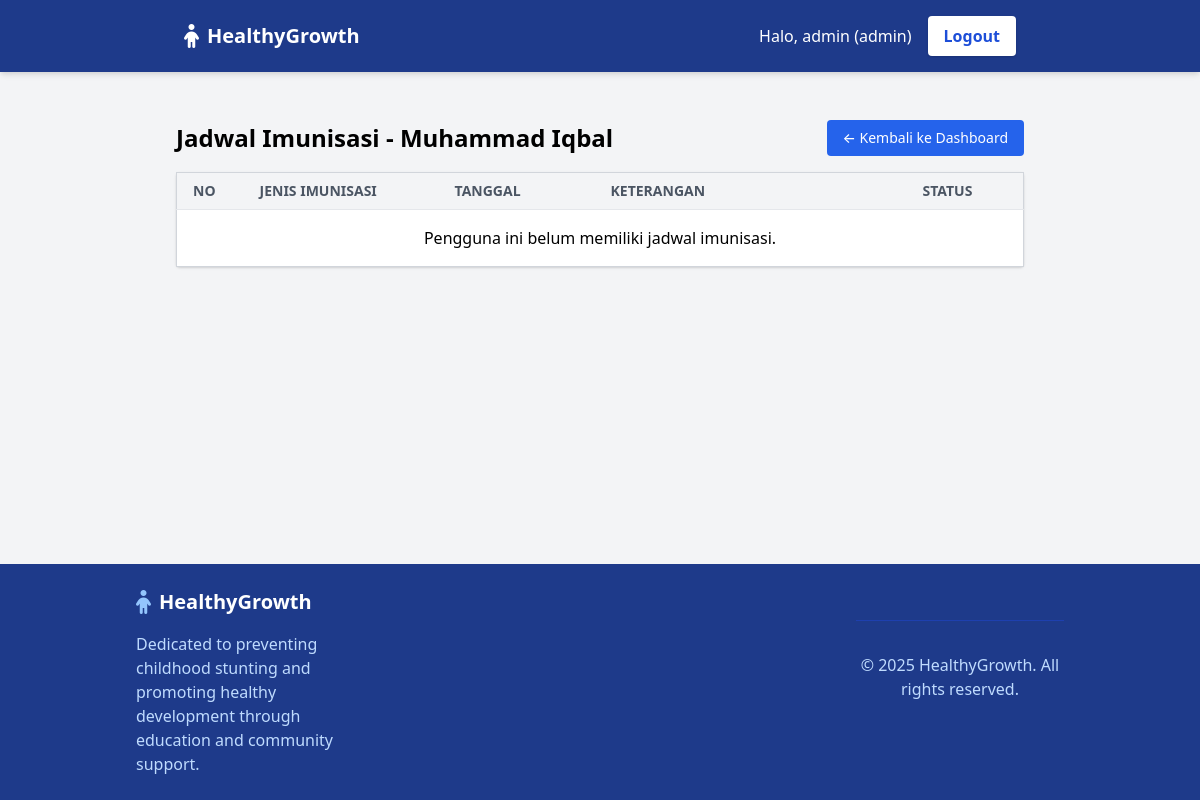
The app's page /dashboard/users/jadwal/9/ (signed in) with its own data.
### akun/models.py (models this page shows, shortened)
class User(AbstractBaseUser, PermissionsMixin):
    ROLE_CHOICES = [
        ('admin', 'Admin'),
        ('user', 'User'),
    ]
    username = models.CharField(max_length=150, unique=True)
    nama = models.CharField(max_length=255)
    role = models.CharField(max_length=10, choices=ROLE_CHOICES, default='user')
    is_active = models.BooleanField(default=True)
    is_staff = models.BooleanField(default=False)
    objects = CustomUserManager()
    USERNAME_FIELD = 'username'
    REQUIRED_FIELDS = ['nama']

### akun/views.py (the view)
# urls.py: path('dashboard/users/jadwal/<int:user_id>/', views.view_user_jadwal, name='view_user_jadwal'),
def view_user_jadwal(request, user_id):
    if request.user.role != 'admin':
        return HttpResponseForbidden("Hanya admin yang dapat melihat jadwal pengguna lain.")
    user = get_object_or_404(User, id=user_id)
    jadwal_list = JadwalImunisasi.objects.filter(user=user).order_by('-tanggal')
    context = {
        'target_user': user,
        'jadwal_list': jadwal_list,
    }
    return render(request, 'page/jadwal_user.html', context)

### akun/templates/page/jadwal_user.html (shortened to what this page needs)
<!DOCTYPE html>
<html lang="id">
<head>
    <link href="https://cdn.jsdelivr.net/npm/tailwindcss@2.2.19/dist/tailwind.min.css" rel="stylesheet">
    <link rel="stylesheet" href="https://cdnjs.cloudflare.com/ajax/libs/font-awesome/6.5.0/css/all.min.css" />
</head>
<body class="bg-gray-100 min-h-screen flex flex-col">
    {% include 'component/navbar_dashboard.html' %}
    <main class="flex-grow container mx-auto p-6">
        <div class="px-16 py-6">
            <div class="flex items-center justify-between mb-4">
                <h2 class="text-2xl font-semibold">Jadwal Imunisasi - {{ target_user.nama }}</h2>
                <a href="{% url 'dashboard' %}"
                    class="px-4 py-2 text-sm font-medium text-white bg-blue-600 rounded hover:bg-blue-700 transition">
                    ← Kembali ke Dashboard
                </a>
            </div>
            <table class="table-fixed min-w-full bg-white border border-gray-300 rounded shadow">
                <thead>
                    <tr class="bg-gray-100 text-left text-sm uppercase text-gray-600">
                        <th class="w-10 py-2 px-4 border-b">No</th>
                        <th class="w-40 py-2 px-4 border-b">Jenis Imunisasi</th>
                        <th class="w-32 py-2 px-4 border-b">Tanggal</th>
                        <th class="w-64 py-2 px-4 border-b">Keterangan</th>
                        <th class="w-24 py-2 px-4 border-b">Status</th>
                    </tr>
                </thead>
                <tbody>
                    {% for jadwal in jadwal_list %}
                    <tr class="border-t hover:bg-gray-50">
                        <td class="py-2 px-4">{{ forloop.counter }}</td>
                        <td class="py-2 px-4">{{ jadwal.jenis_imunisasi }}</td>
                        <td class="py-2 px-4">{{ jadwal.tanggal }}</td>
                        <td class="py-2 px-4">{{ jadwal.keterangan|default:"-" }}</td>
                        <td class="py-2 px-4">
                            {% if jadwal.selesai %}
                            <span class="text-green-600 font-semibold">Selesai</span>
                            {% else %}
                            <span class="text-red-600 font-semibold">Belum</span>
                            {% endif %}
                        </td>
                    </tr>
                    {% empty %}
                    <tr>
                        <td colspan="6" class="py-4 px-4 text-center">Pengguna ini belum memiliki jadwal imunisasi.</td>
                    </tr>
                    {% endfor %}
                </tbody>
            </table>
        </div>
    </main>
    {% include 'component/footer_dashboard.html' %}
</body>

### akun/templates/component/navbar_dashboard.html (shortened to what this page needs)
<nav class="bg-blue-900 shadow-md sticky top-0 z-50">
    <div class="container mx-auto px-6 md:px-24 py-4 flex justify-between items-center">
        <div class="flex items-center space-x-2">
            <i class="fas fa-child text-white text-2xl"></i>
            <span class="text-xl font-bold text-white">HealthyGrowth</span>
        </div>
        <div class="hidden md:flex items-center space-x-4">
            <span class="text-white font-medium">Halo, {{ request.user.username }} ({{ request.user.role }})</span>
            <a href="{% url 'logout' %}" class="bg-white text-blue-700 font-semibold rounded px-4 py-2 hover:bg-blue-100 transition duration-300 shadow">
                Logout
            </a>
        </div>
    </div>
</nav>

### records on screen
User: user.username "admin", user.role "admin"
User: nama "Muhammad Iqbal"
